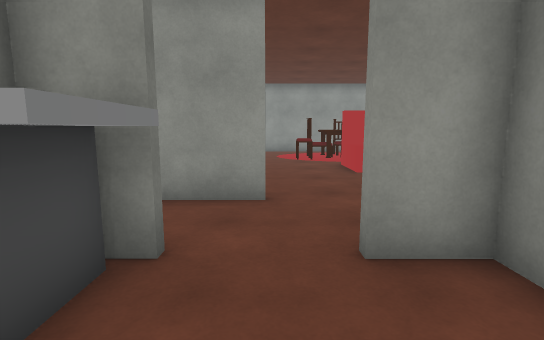
View 1 (above)

20 first-person views from a walk through a 3-D level made in the Unity game engine. The camera is 1.4 m above the floor, tilts 8° down and sees 85° across. The floor is counted in squares, 1 m on a side. Each view is taken from the middle of a square. On the plan, view 1 faces up. The plan holds only what a view shows up to about 14 squares ahead; the rest is blank. The player is left out. Some surface patterns are stand-ins.

View 2
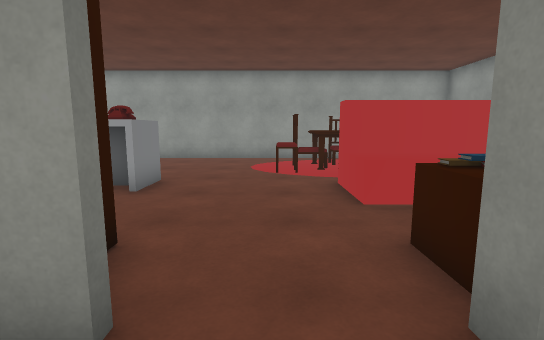

View 3
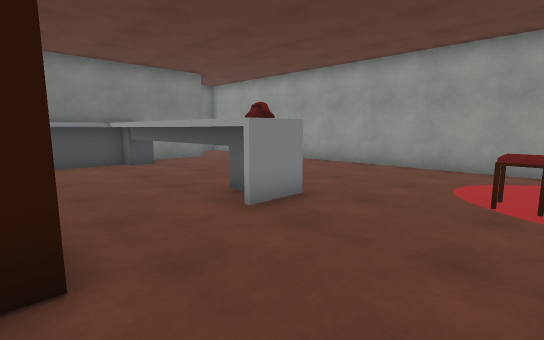

View 4
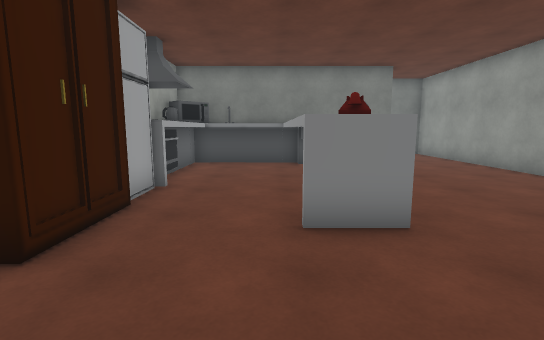

View 5
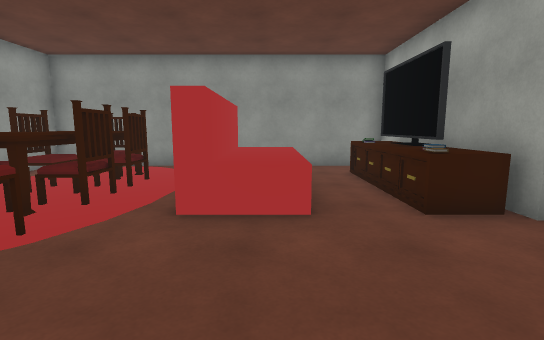

View 6
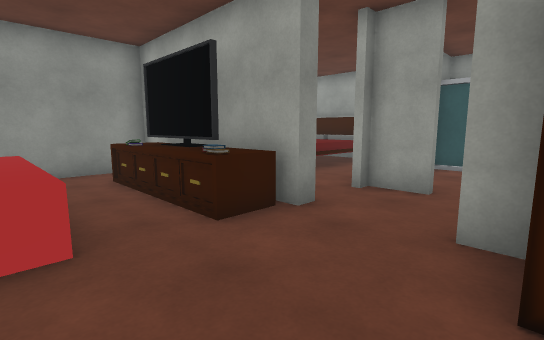

View 7
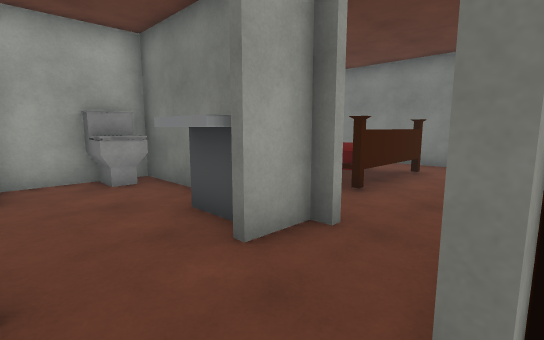

View 8
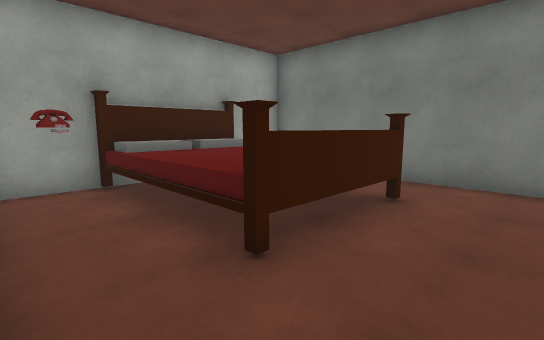

View 9
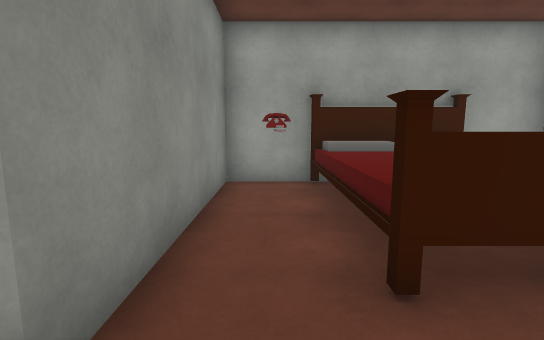

View 10
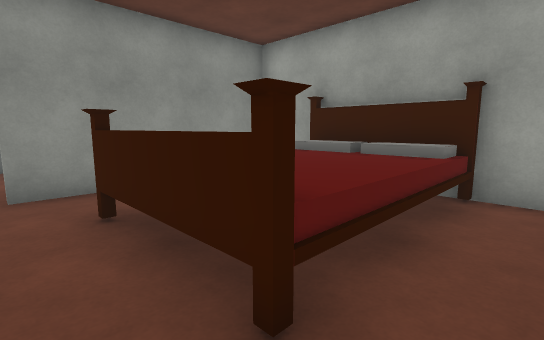

View 11
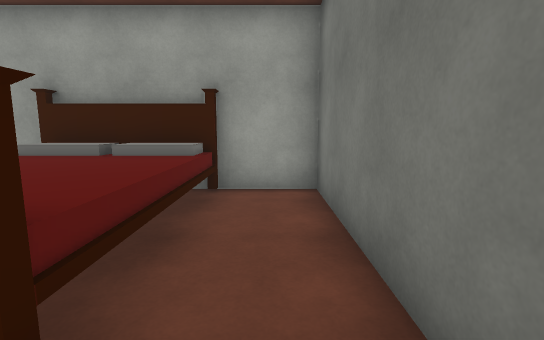

View 12
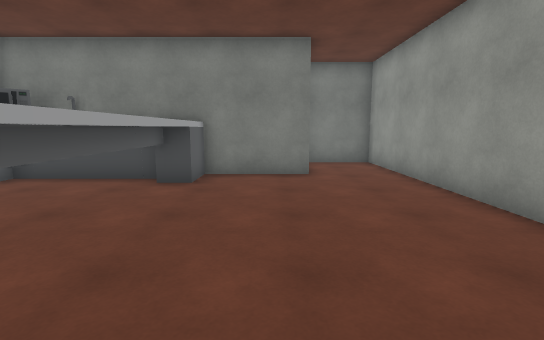

View 13
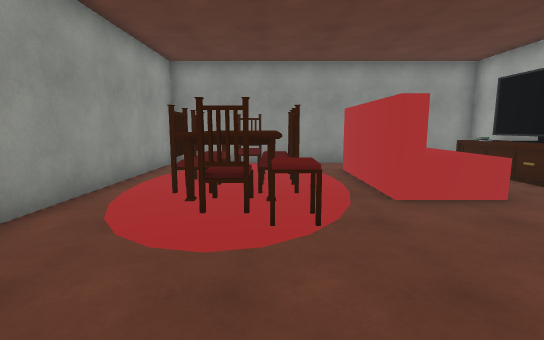

View 14
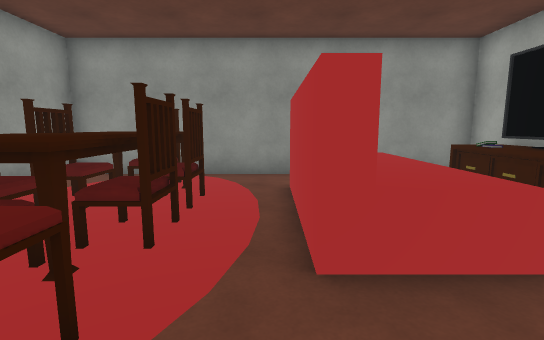

View 15
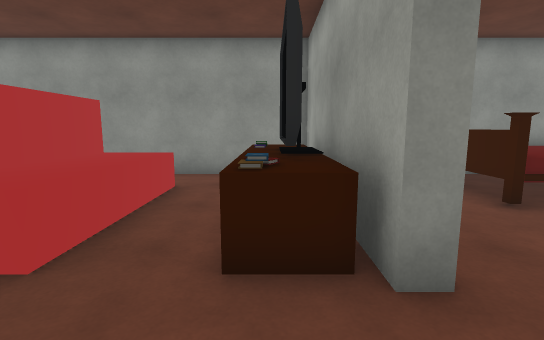

View 16
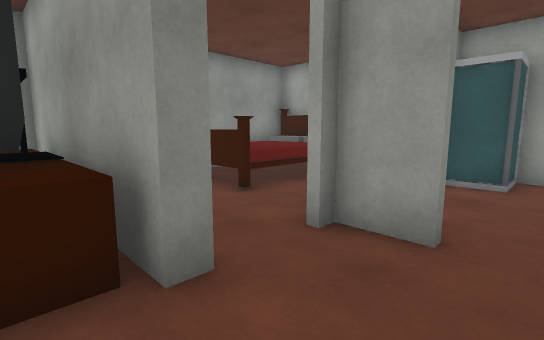

View 17
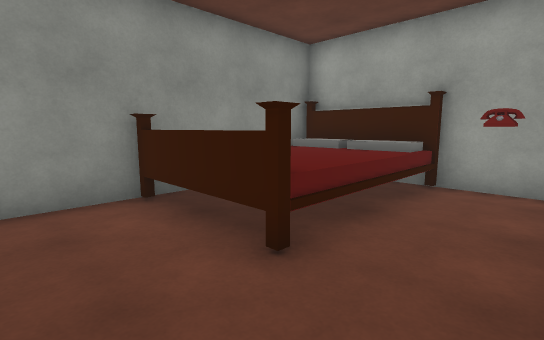

View 18
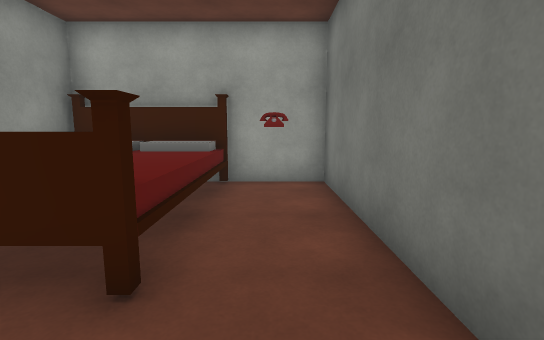

View 19
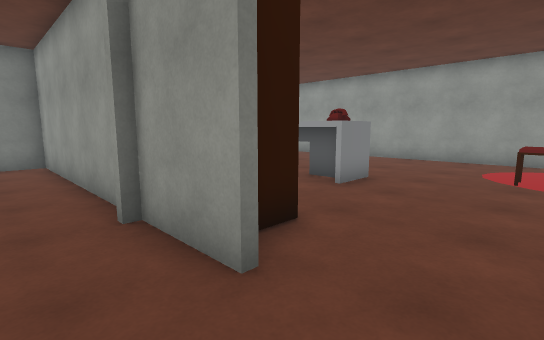

View 20
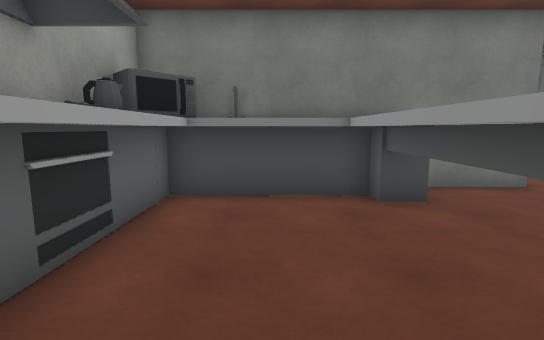

### Floor plan
Key: @ floor where view 1 was taken; # wall or solid block; . floor; S sink; C chair; T table; P phone; U cupboard; B books; K kettle; F fridge; A TV; E bed; H shower; I toilet; O other object.
Columns run from 14 left of view 1 to 9 right of it. Each row starts with its distance up from view 1.
 18 ########################
 17 .......................#
 16 .................CCCCT.#
 15 #  #............CTTTTCC#
 14    #...........OCCCCCC.#
 13    #............O......#
 12    #OOOOOOOOO..........#
 11    OOOOOOOOPP....OOOOO.#
 10    #O............OOOOO.#
  9    #O............OOOOO.#
  8    SS..................#
  7    #OKOOOOFU##...BAAOO.#
  6    ##K#OO#####...#######
  5    #...................#
  4    #...................#
  3    #..EEEE.##S..##.EEEE#
  2    #.EE EE.#SS...#.EE  #
  1    #.EEEEE.#SS...#.EEE #
  0    #.EEEEE.#..@..#.EEEE#
 -1    #.EEEEE.#...HH#.EEEE#
 -2    #.EEEEEP#II.HH#PEEEE#
 -3    ####  ############  #

Positions as (right, up) in squares from view 1, and headings:
1: (0, 0), facing up
2: (1, 4), facing up
3: (2, 7), facing up-left
4: (2, 10), facing left
5: (-2, 10), facing right
6: (-1, 10), facing down-right
7: (1, 6), facing down-left
8: (-3, 5), facing down-left
9: (-4, 5), facing down
10: (-10, 4), facing down-right
11: (-10, 4), facing down
12: (-2, 14), facing left
13: (-3, 14), facing right
14: (0, 12), facing right
15: (0, 7), facing right
16: (0, 7), facing down-right
17: (3, 5), facing down-right
18: (4, 5), facing down
19: (2, 4), facing up-left
20: (-4, 9), facing left
